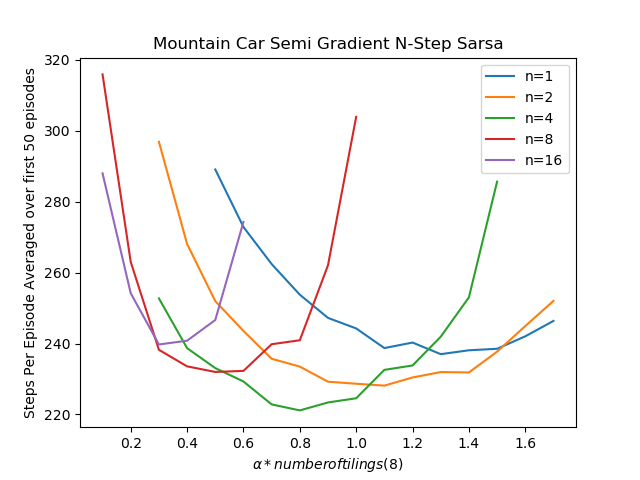

The script that saved this image:
import numpy as np
import matplotlib.pyplot as plt
from tqdm import tqdm
from mpl_toolkits.mplot3d import axes3d
from tiles3 import IHT, tiles
from collections import deque

x_min=-1.2
x_max=0.5
v_min=-0.07
v_max=0.07
gamma=1
actions=[-1.0, 0.0, 1.0]

def normalize_v(v):

	if v<v_min:

		return v_min

	if v>v_max:

		return v_max

	return v

def normalize_x(x):

	if x<x_min:

		return x_min

	if x>x_max:

		return x_max

	return x

def semiGradientNStepSARSA(n, episodes, tilings, alpha, eps):

	iht=IHT(4096)
	w=np.zeros(4096)
	steps_per_episode=np.zeros(episodes)

	Xscale=tilings/(x_max-x_min)
	Vscale=tilings/(v_max-v_min)

	for episode in range(episodes):

		trajectory=deque()
		x=np.random.uniform(-0.6, -0.4)
		v=0
		a=np.random.randint(len(actions))
		T=0

		trajectory.append([x, v, a , -1])

		while x!=x_max:

			T+=1
			steps_per_episode[episode]+=1

			v_nxt=normalize_v(v+0.001*actions[a]-0.0025*np.cos(3*x))
			x_nxt=normalize_x(x+v_nxt)
			
			if x_nxt==x_min:

				v_nxt=0

			a_nxt=0
			val_nxt=0

			if np.random.rand()<eps:

				a_nxt=np.random.randint(len(actions))
				features=tiles(iht, tilings, [x_nxt*Xscale, v_nxt*Vscale], [actions[a_nxt]])
				val_nxt=np.sum(w[features])

			else:

				val=[]

				for i in range(len(actions)):
					
					features=tiles(iht, tilings, [x_nxt*Xscale, v_nxt*Vscale], [actions[i]])
					val.append(np.sum(w[features]))

				a_nxt=np.random.choice(np.ndarray.flatten(np.argwhere(val==np.max(val))))
				val_nxt=val[a_nxt]


			t=T-n

			if t>=0:

				total_return=-len(trajectory)
				total_return+=val_nxt

				_x, _v, _a, _r=trajectory.popleft()
				
				features=tiles(iht, tilings, [_x*Xscale, _v*Vscale], [actions[_a]])
				w[features]=np.add(w[features], (alpha/tilings)*(total_return-np.sum(w[features])))

			trajectory.append([x_nxt, v_nxt, a_nxt, -1])
			(x, v, a)=(x_nxt, v_nxt, a_nxt)

		trajectory.pop()

		while len(trajectory):

			total_return=-len(trajectory)

			_x, _v, _a, _r=trajectory.popleft()
			
			features=tiles(iht, tilings, [_x*Xscale, _v*Vscale], [actions[_a]])
			w[features]=np.add(w[features], (alpha/tilings)*(total_return-np.sum(w[features])))
	
	return steps_per_episode

def figure_10_4():

	episodes=50
	tilings=8
	N=np.power(2, np.arange(0, 5))
	alpha=[np.arange(0.5, 1.8, 0.1), np.arange(0.3, 1.8, 0.1), np.arange(0.3, 1.6, 0.1), np.arange(0.1, 1.1, 0.1), np.arange(0.1, 0.7, 0.1)]
	eps=0
	steps=[np.zeros(len(alpha[i])) for i in range(len(N))]
	runs=30

	for run in tqdm(range(runs)):

		for i, n in enumerate(N):

			for j, a in enumerate(alpha[i]):

				steps[i][j]+=np.mean(semiGradientNStepSARSA(n, episodes, tilings, np.round(a, 2), eps))
				
				print(n,np.round(a, 2))

	for i in range(len(N)):

		steps[i]/=runs
		plt.plot(alpha[i], steps[i], label='n={}'.format(N[i]))

	plt.xlabel(r'$\alpha*number of tilings({})$'.format(tilings))
	plt.ylabel('Steps Per Episode Averaged over first 50 episodes')
	plt.title('Mountain Car Semi Gradient N-Step Sarsa')
	plt.legend()
	plt.savefig('___figure_10_4.png')
	plt.close()

def Main():

	figure_10_4()

Main()
